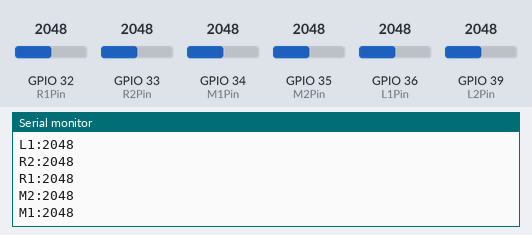
Recording of a sketch running on a simulated ESP32. Shown: the last lines printed to the serial monitor. The test bench sets the inputs (shaded band); at power-on: GPIO 32 (R1Pin) = 2048, GPIO 33 (R2Pin) = 2048, GPIO 34 (M1Pin) = 2048, GPIO 35 (M2Pin) = 2048, GPIO 36 (L1Pin) = 2048, GPIO 39 (L2Pin) = 2048.

Above: at 1.2 s.
1.3 s: GPIO 32 (R1Pin) set to 2866
At 2.1 s:
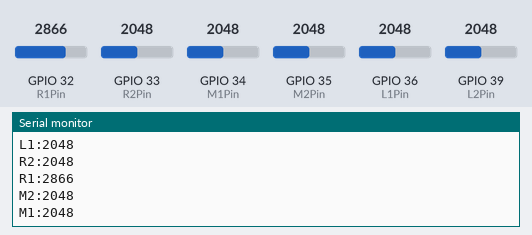
4.3 s: GPIO 33 (R2Pin) set to 2866
At 5.2 s:
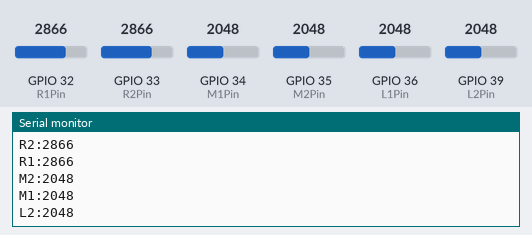
5.8 s: GPIO 34 (M1Pin) set to 2866
At 6.7 s:
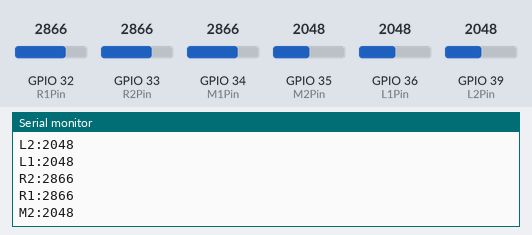
7.3 s: GPIO 35 (M2Pin) set to 2866
At 8.3 s:
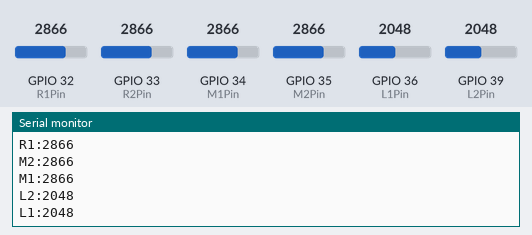
8.8 s: GPIO 36 (L1Pin) set to 2866
At 9.7 s:
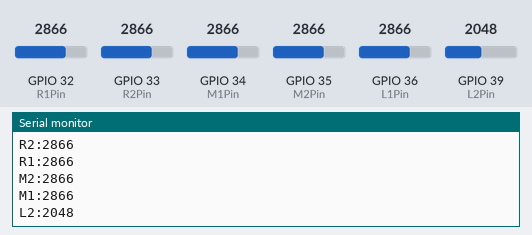
10.3 s: GPIO 39 (L2Pin) set to 2866
At 11.0 s:
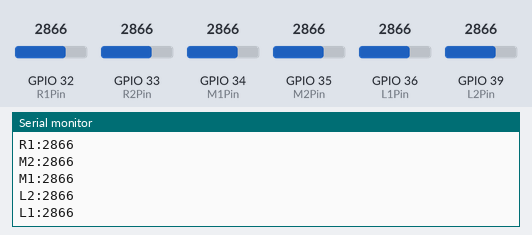

Measured:
- after the input at 1.3 s, the serial monitor: prints a new line after 0.05 s (image 1)
- after the input at 4.3 s, the serial monitor: prints a new line at once (image 2)
- after the input at 5.8 s, the serial monitor: prints a new line at once (image 3)
- after the input at 7.3 s, the serial monitor: prints a new line at once (image 4)
- after the input at 8.8 s, the serial monitor: prints a new line at once (image 5)
- after the input at 10.3 s, the serial monitor: prints a new line at once (image 6)

The sketch:

sensor_calibration.ino
```cpp
#define L1Pin 36 //defines all the analoge pins
#define L2Pin 39
#define M1Pin 34
#define M2Pin 35
#define R1Pin 32
#define R2Pin 33
#include <Wire.h>

void setup() {   //setups up function
 Serial.begin(9600);
 Wire.begin();
}

void loop() {
//Serial.println("running"); //print statement to ensure loop function runs
Serial.print("R2:");
Serial.println(analogRead(R2Pin)); //code to read and print the value from the pin and subsequent sensor
Serial.print("R1:");
Serial.println(analogRead(R1Pin));
Serial.print("M2:");
Serial.println(analogRead(M2Pin));
Serial.print("M1:");
Serial.println(analogRead(M1Pin));
Serial.print("L2:");
Serial.println(analogRead(L2Pin));
Serial.print("L1:");
Serial.println(analogRead(L1Pin));
//Serial.println("working"); //print statement to ensure code does execute

}
// white = 400 - 500
//black = 4095
```
